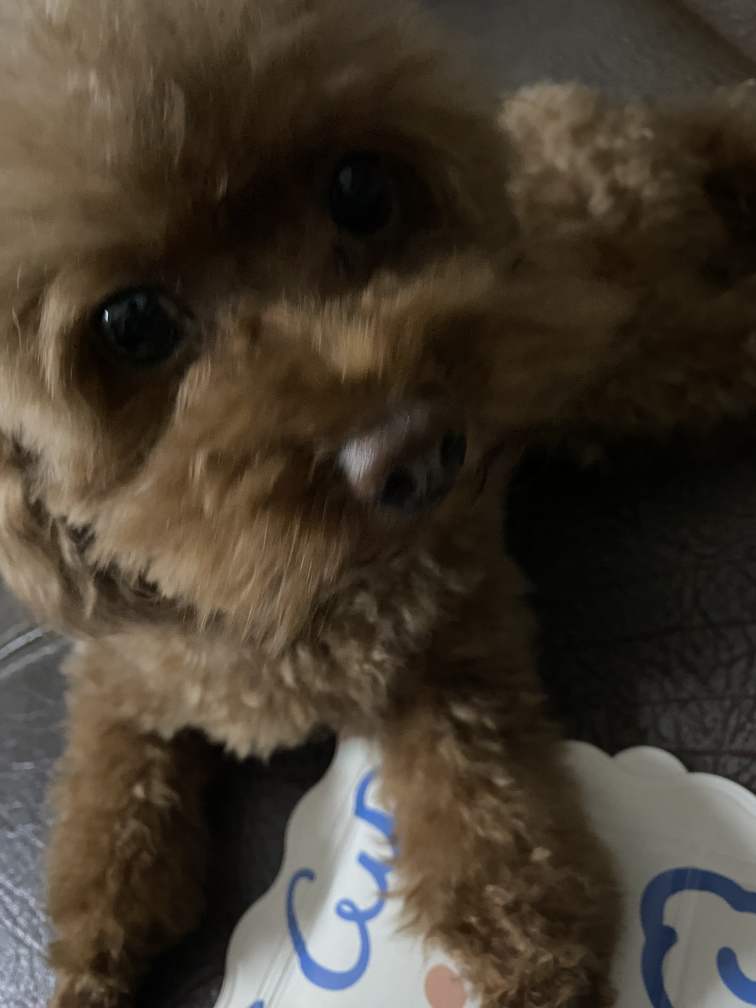
#> input picture images/example.jpg, 3024 x 4032 px (shown at 1/4 size); its folder holds only this picture in this run
$ python detect_blur.py --images images   (older library calls are emulated)
#> lines starting #> are read from the running program, lines starting #| are printed output that depends on the picture; after the words box and inside, x2 and y2 are one past the last pixel; in counts of white or black regions, pixels touching at a corner belong together
# 示例
# python detect_blur.py --images images
from imutils import paths
import argparse
import cv2

def variant_of_laplacian(image):
    # 计算图像的拉普拉斯算子, 返回焦点度量(方差)
    return cv2.Laplacian(image, cv2.CV_64F).var()

ap = argparse.ArgumentParser()
ap.add_argument("-i", "--images", required=True, help="path to input directory of images")
ap.add_argument("-t", "--threshold", type=float, default=100.0, help="focus measures that fall below this value will be considered 'blurry'")
args = vars(ap.parse_args())

for imagePath in paths.list_images(args["images"]):
    image = cv2.imread(imagePath)
#> image is the input picture: shape (4032, 3024, 3); mean B, G, R 47.3, 59.6, 68.9
    image = cv2.resize(image, (600, 800))
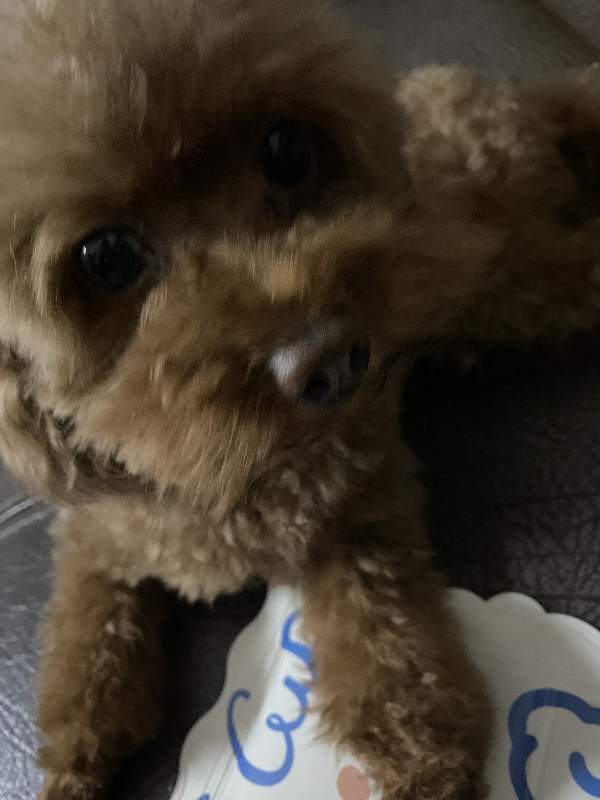
#> image: shape (800, 600, 3); mean B, G, R 47.2, 59.5, 68.8
    gray = cv2.cvtColor(image, cv2.COLOR_BGR2GRAY)
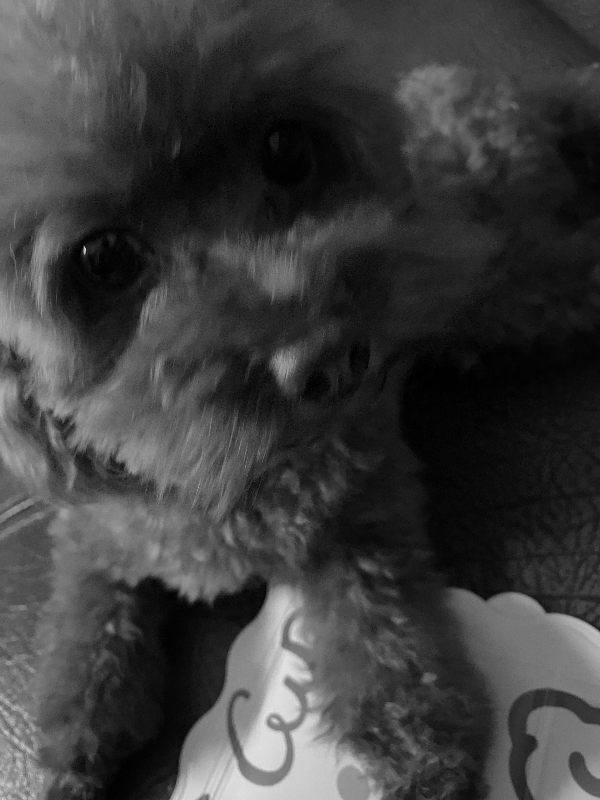
#> gray: shape (800, 600); min 0, max 230, mean 60.9
    fm = variant_of_laplacian(gray)
#> fm = 198.5
    text = "Not Blurry"

    if fm < args["threshold"]:
        text = "Blurry"

    cv2.putText(image, "{}: {:.2f}".format(text, fm), (10, 30), cv2.FONT_HERSHEY_SIMPLEX, 0.8, (0, 0, 255), 3)
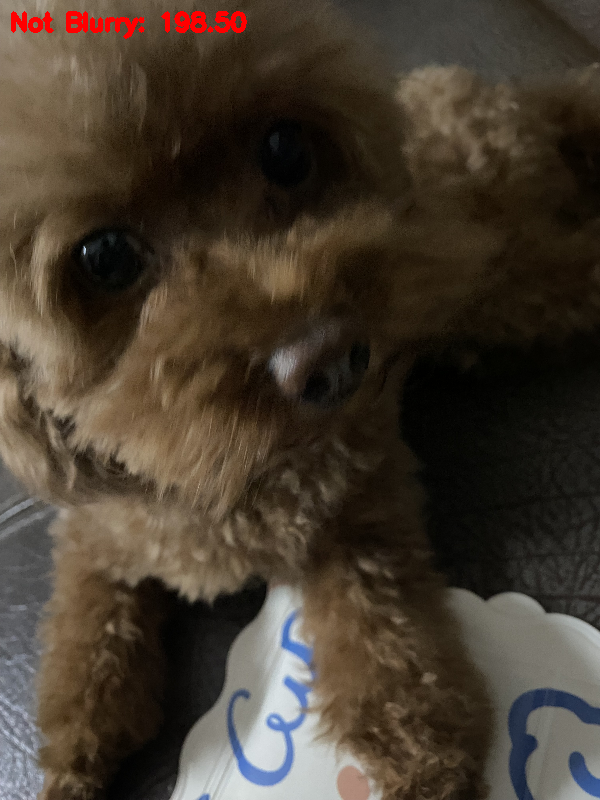
#> image: shape (800, 600, 3); 0.54% of pixels changed, all inside (x1, y1, x2, y2) = (11, 11, 247, 39)
    cv2.imshow("Image", image)
    cv2.waitKey(0)
